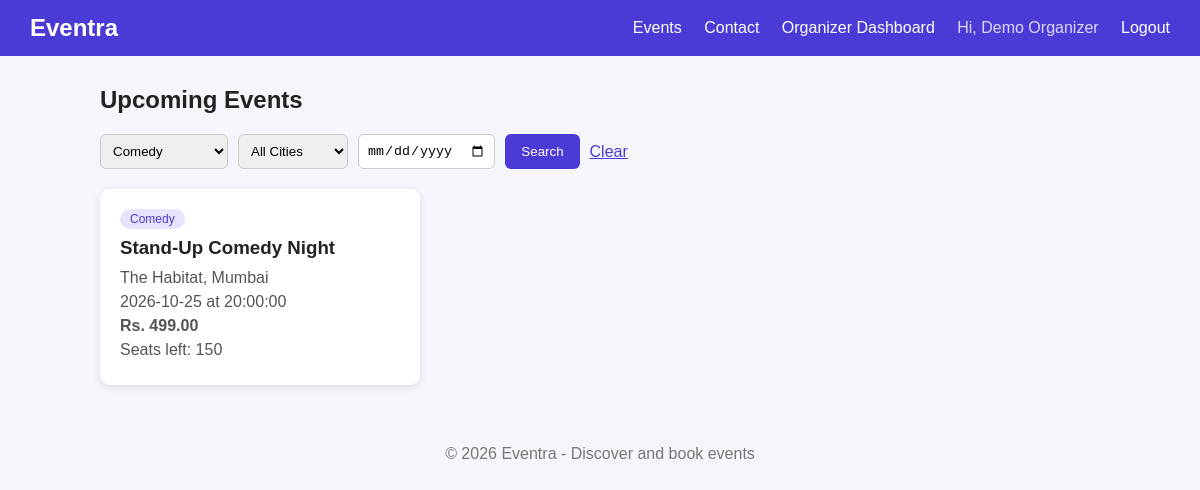
/api/index.php?category=Comedy (signed in), run on the app's committed database.
### tables this page shows
CREATE TABLE events (
    event_id INT AUTO_INCREMENT PRIMARY KEY,
    organizer_id INT NOT NULL,
    title VARCHAR(150) NOT NULL,
    description TEXT,
    category VARCHAR(50),
    venue VARCHAR(150) NOT NULL,
    city VARCHAR(50) NOT NULL,
    event_date DATE NOT NULL,
    event_time TIME NOT NULL,
    price DECIMAL(8,2) NOT NULL DEFAULT 0,
    total_seats INT NOT NULL,
    seats_left INT NOT NULL,
    status ENUM('pending','approved','rejected','cancelled') NOT NULL DEFAULT 'pending',
    created_at TIMESTAMP DEFAULT CURRENT_TIMESTAMP,
    FOREIGN KEY (organizer_id) REFERENCES users(user_id)
);

### api/index.php (the view, shortened to what this page needs)
<?php
include "db.php";
$category = trim($_GET['category'] ?? '');
$date     = trim($_GET['date'] ?? '');
$sql = "SELECT * FROM events WHERE status = 'approved'";
$params = [];
$types = "";
if ($category !== '') {
    $sql .= " AND category = ?";
    $params[] = $category;
    $types .= "s";
}
$sql .= " ORDER BY event_date ASC";
$stmt = mysqli_prepare($conn, $sql);
if ($params) {
    mysqli_stmt_bind_param($stmt, $types, ...$params);
}
mysqli_stmt_execute($stmt);
$result = mysqli_stmt_get_result($stmt);
$categories = mysqli_query($conn, "SELECT DISTINCT category FROM events WHERE status='approved'");
include "header.php";
?>
<h2>Upcoming Events</h2>
<form method="GET" class="filter-bar">
    <select name="category">
        <?php while ($c = mysqli_fetch_assoc($categories)) { ?>
            <option value="<?php echo htmlspecialchars($c['category']); ?>"
                <?php echo ($category === $c['category']) ? 'selected' : ''; ?>>
                <?php echo htmlspecialchars($c['category']); ?>
            </option>
        <?php } ?>
    </select>
    <select name="city">
        <option value="">All Cities</option>
    </select>
    <input type="date" name="date" value="<?php echo htmlspecialchars($date); ?>">
    <button type="submit">Search</button>
    <a href="index.php" class="clear-link">Clear</a>
</form>
<div class="grid">
    <?php while ($row = mysqli_fetch_assoc($result)) { ?>
        <a class="card" href="event.php?id=<?php echo $row['event_id']; ?>">
            <span class="tag"><?php echo htmlspecialchars($row['category']); ?></span>
            <h3><?php echo htmlspecialchars($row['title']); ?></h3>
            <p><?php echo htmlspecialchars($row['venue']); ?>, <?php echo htmlspecialchars($row['city']); ?></p>
            <p><?php echo $row['event_date']; ?> at <?php echo $row['event_time']; ?></p>
            <p class="price"><?php echo ($row['price'] > 0) ? "Rs. " . $row['price'] : "Free"; ?></p>
            <p class="seats">Seats left: <?php echo $row['seats_left']; ?></p>
        </a>
    <?php } ?>
</div>
<?php include "footer.php"; ?>

### public/style.css (style rules this page uses)
body { font-family: Arial, sans-serif; margin: 0; background: #f4f6fb; color: #222; }
.grid { display: grid; grid-template-columns: repeat(auto-fill, minmax(260px, 1fr)); gap: 20px; margin-top: 20px; }
.card { background: white; padding: 20px; border-radius: 10px; box-shadow: 0 2px 8px rgba(0,0,0,0.1); text-decoration: none; color: inherit; display: block; }
.card h3 { margin: 10px 0; }
.card p { margin: 6px 0; color: #555; }
.tag { background: #e6e3ff; color: #4b3bd6; padding: 3px 10px; border-radius: 12px; font-size: 12px; }
.price { font-weight: bold; color: #1a8a4a; }
.filter-bar { display: flex; gap: 10px; flex-wrap: wrap; margin: 20px 0; }
.filter-bar select, .filter-bar input { padding: 8px; border: 1px solid #ccc; border-radius: 6px; }
.filter-bar button { padding: 8px 16px; background: #4b3bd6; color: white; border: none; border-radius: 6px; cursor: pointer; }
.clear-link { align-self: center; color: #4b3bd6; }

### data on the page
events: category "Comedy", title "Stand-Up Comedy Night", venue "The Habitat", city "Mumbai", event_date "2026-10-25", event_time "20:00:00", price "499.00", seats_left "150"

### other printed values
$name "Demo Organizer"
form field category "Comedy"
